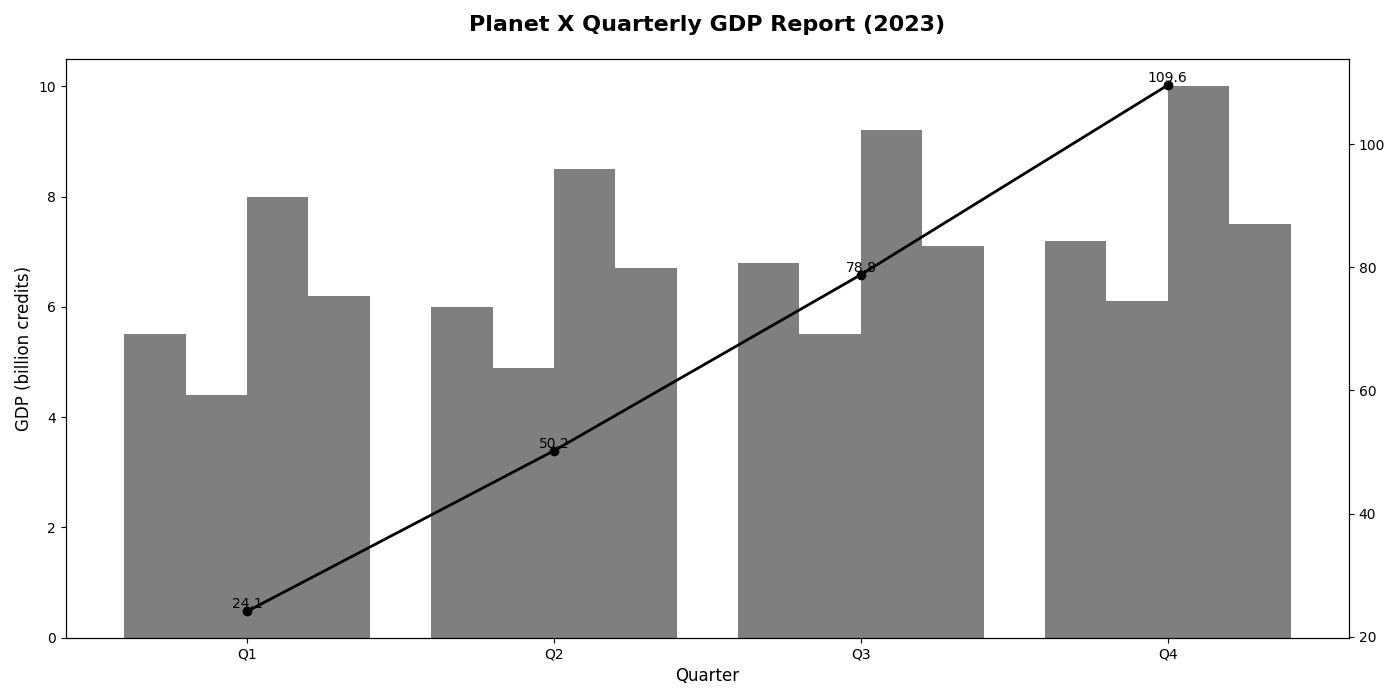

Here is the Python script that generated this plot:
import matplotlib.pyplot as plt
import numpy as np

# Data: Quarters and GDP values in billion Planet X credits
quarters = ['Q1', 'Q2', 'Q3', 'Q4']
agriculture_gdp = [5.5, 6.0, 6.8, 7.2]
manufacturing_gdp = [4.4, 4.9, 5.5, 6.1]
technology_gdp = [8.0, 8.5, 9.2, 10.0]
services_gdp = [6.2, 6.7, 7.1, 7.5]

# Cumulative GDP calculation
cumulative_gdp = np.cumsum([sum(x) for x in zip(agriculture_gdp, manufacturing_gdp, technology_gdp, services_gdp)])

# Set up the figure and axis
fig, ax1 = plt.subplots(figsize=(14, 7))

# Bar widths
width = 0.2

# Bar positions
x_indices = np.arange(len(quarters))

# Apply a single color across all bars
single_color = 'tab:gray'

# Plotting individual bars for each sector with the same color
ax1.bar(x_indices - width*1.5, agriculture_gdp, width=width, color=single_color)
ax1.bar(x_indices - width/2, manufacturing_gdp, width=width, color=single_color)
ax1.bar(x_indices + width/2, technology_gdp, width=width, color=single_color)
ax1.bar(x_indices + width*1.5, services_gdp, width=width, color=single_color)

# Titles and labels
ax1.set_title('Planet X Quarterly GDP Report (2023)', fontsize=16, fontweight='bold', pad=20)
ax1.set_xlabel('Quarter', fontsize=12)
ax1.set_ylabel('GDP (billion credits)', fontsize=12)
ax1.set_xticks(x_indices)
ax1.set_xticklabels(quarters)

# Cumulative GDP Plot
ax2 = ax1.twinx()
ax2.plot(x_indices, cumulative_gdp, color='black', marker='o', linestyle='-', linewidth=2)

# Annotate the cumulative GDP plot
for i, val in enumerate(cumulative_gdp):
    ax2.text(i, val, f'{val:.1f}', color='black', fontsize=10, ha='center', va='bottom')

# Ensure the layout is tight and avoids overlap
plt.tight_layout()

# Display the plot
plt.show()
